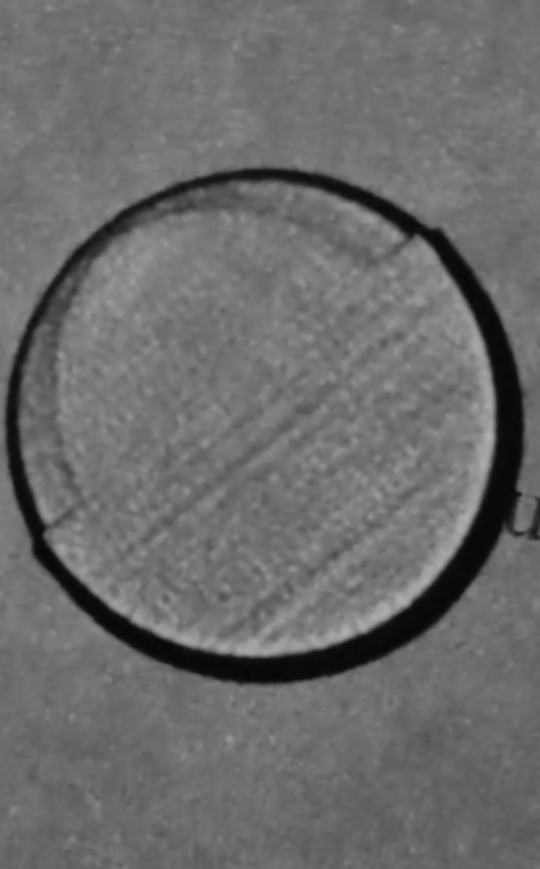
#> input picture pic.jpg, 1079 x 1737 px (shown at 1/2 size)
$ python main.py
#> lines starting #> are read from the running program, lines starting #| are printed output that depends on the picture
import cv2 as cv
import numpy as np
from scipy import ndimage
from matplotlib import pyplot as plt

mtx = np.array([[6578.6103146602, 0.0, 2005.963972956],
                [0.0, 6578.814113747, 1563.6107420985],
                [0.0, 0.0, 1.0]])

dist_k = [-0.2390637125, 0.2421873021, -0.2502353976, 0.0, 0.0, 0.0]
dist_p = [0.0011393958, 0.0003135942]
dist = np.array(dist_k[:2] + dist_p + dist_k[2:])

img = cv.imread('pic.jpg')
#> img is the input picture: shape (1737, 1079, 3); mean B, G, R 107.4, 107.4, 107.4

#destrot img
dst = cv.undistort(img, mtx, dist, None)
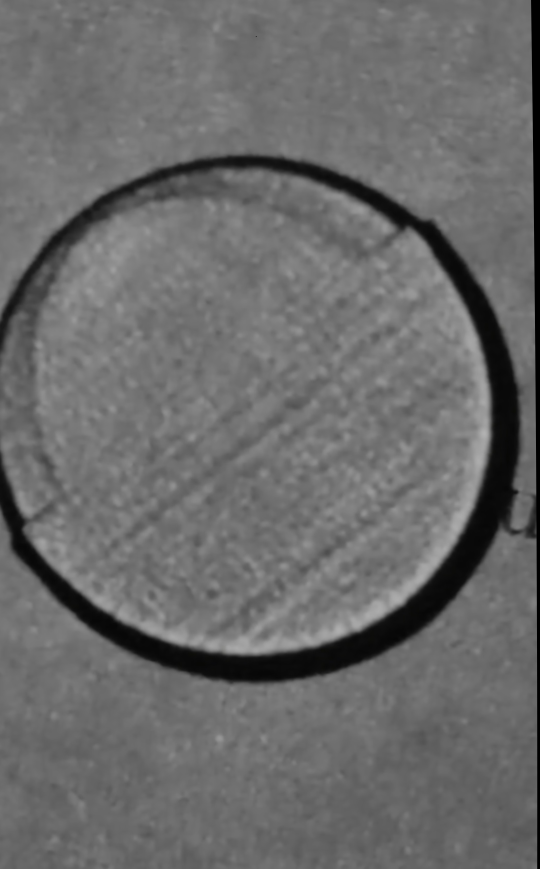
#> dst: shape (1737, 1079, 3) (shown at 1/2 size); mean B, G, R 106.7, 106.7, 106.7

# [7 lines of commented-out code are left out]
gray = cv.cvtColor(dst,cv.COLOR_BGR2GRAY)
kernel = np.ones((5,5),np.float32)/25
dst = cv.filter2D(gray,-1,kernel)
#> dst: shape (1737, 1079)
#shading correction
shadcorimg=dst


#edge enhancement harris edge detection
edges = cv.Canny(shadcorimg,50,120)
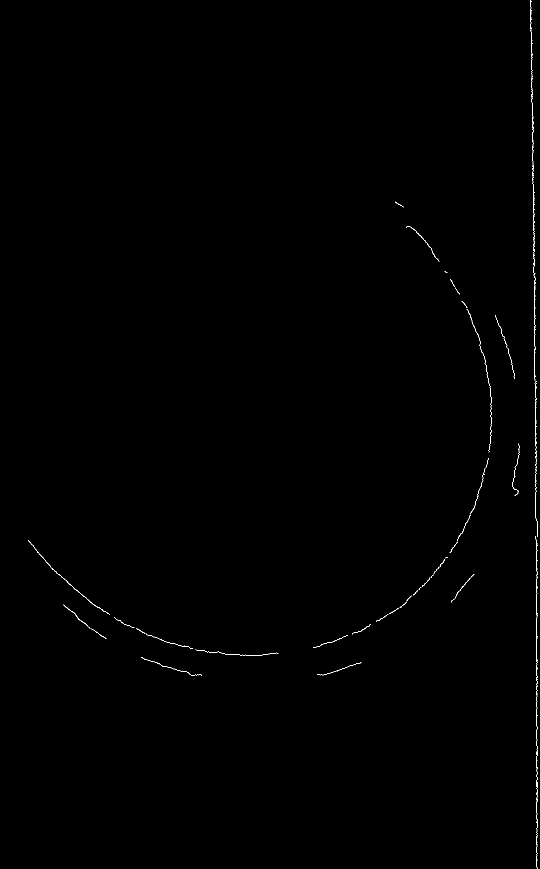
#> edges: shape (1737, 1079) (shown at 1/2 size); 0.23% white in thin lines or dots
#> (the run stopped early here; a loop or call above may not have finished)
